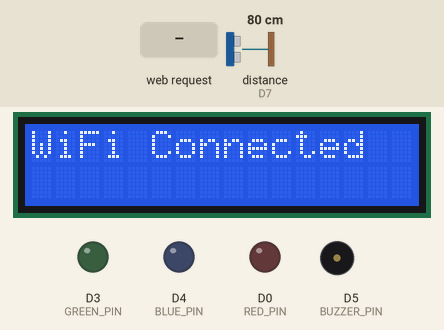
This sketch was run on a simulated ESP8266 (NodeMCU). Parts: 16×2 character LCD, output pins drawn as LEDs (lit = HIGH), buzzer (waves = sounding, pin HIGH). Dashed ring = blinking. Inputs (shaded band) come from the test bench; at power-on: distance to the obstacle (sensor on D7) 80 cm. The echo pulse lasts 58.3 µs per cm; WiFi joins after 1.5 s; servers stay silent unless stated; random numbers use the default seed unless the sketch sets one; pins used as bus, display or sensor lines are not drawn.

Above: at 2.7 s.
2.8 s: HTTP request GET / received
At 2.93 s:
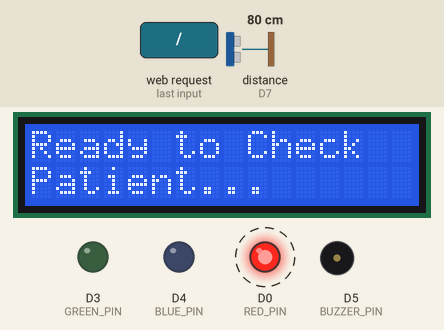
4.9 s: distance to the obstacle (sensor on D7) set to 9 cm
6.4 s: distance to the obstacle (sensor on D7) set to 6 cm
At 10.0 s:
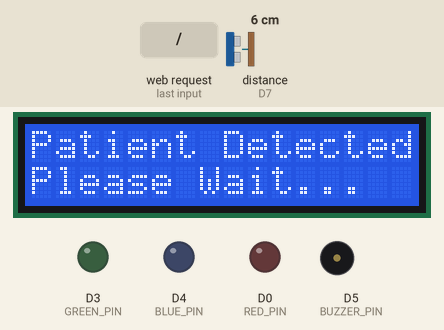
At 12.1 s:
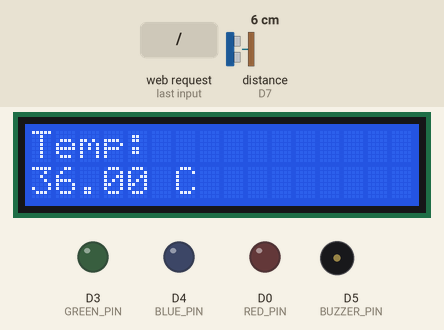
Timing chart, 0 to 21.3 s (numbered marks = the images above; inputs shaded):
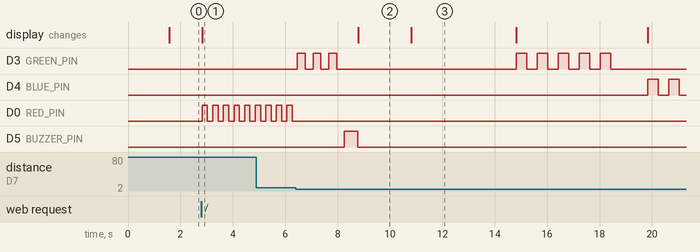

The sketch:

HealthCare_IOT.ino
```cpp
#include <ESP8266WiFi.h>
#include <ESP8266WebServer.h>
#include <Wire.h>
#include <LiquidCrystal_I2C.h>

const char* ssid = "sam";
const char* password = "12345678";

ESP8266WebServer server(80);
LiquidCrystal_I2C lcd(0x27, 16, 2);

#define TRIG_PIN D6
#define ECHO_PIN D7
#define BUZZER_PIN D5
#define RED_PIN D0
#define GREEN_PIN D3
#define BLUE_PIN D4
#define PULSE_VCC_PIN D8

int pulsePin = A0;

bool patientChecked = false;
String patientName = "";

long getDistance() {
  digitalWrite(TRIG_PIN, LOW);
  delayMicroseconds(2);
  digitalWrite(TRIG_PIN, HIGH);
  delayMicroseconds(10);
  digitalWrite(TRIG_PIN, LOW);
  long duration = pulseIn(ECHO_PIN, HIGH);
  return duration * 0.034 / 2;
}

void waitForPatient() {

  if (patientChecked) return;

  lcd.clear();
  lcd.setCursor(0, 0);
  lcd.print("Ready to Check");
  lcd.setCursor(0, 1);
  lcd.print("Patient...");

  while (getDistance() > 6) {
    digitalWrite(RED_PIN, HIGH);
    delay(200);
    digitalWrite(RED_PIN, LOW);
    delay(200);
  }

  for (int i = 0; i < 3; i++) {
    digitalWrite(GREEN_PIN, HIGH);
    delay(300);
    digitalWrite(GREEN_PIN, LOW);
    delay(300);
  }

  digitalWrite(BUZZER_PIN, HIGH);
  delay(500);
  digitalWrite(BUZZER_PIN, LOW);

  lcd.clear();
  lcd.setCursor(0, 0);
  lcd.print("Patient Detected");
  lcd.setCursor(0, 1);
  lcd.print("Please Wait...");
  delay(2000);

  if (patientName != "") {
    lcd.clear();
    lcd.setCursor(0, 0);
    lcd.print("Welcome");
    lcd.setCursor(0, 1);
    lcd.print(patientName.substring(0, 16));
    delay(3000);
  }

  patientChecked = true;
}

float readTemperature() {
  waitForPatient();
  float temp = random(360, 376) / 10.0;

  lcd.clear();
  lcd.setCursor(0, 0);
  lcd.print("Temp:");
  lcd.setCursor(0, 1);
  lcd.print(String(temp) + " C");
  delay(3000);

  return temp;
}

int readPulse() {
  waitForPatient();

  digitalWrite(PULSE_VCC_PIN, HIGH);
  delay(1000);

  int bpm = random(60, 101);

  lcd.clear();
  lcd.setCursor(0, 0);
  lcd.print("Pulse BPM:");
  lcd.setCursor(0, 1);
  lcd.print(String(bpm));

  for (int i = 0; i < 5; i++) {
    digitalWrite(GREEN_PIN, HIGH);
    delay(400);
    digitalWrite(GREEN_PIN, LOW);
    delay(400);
  }

  digitalWrite(PULSE_VCC_PIN, LOW);
  return bpm;
}

int readSpO2() {
  waitForPatient();

  digitalWrite(PULSE_VCC_PIN, HIGH);
  delay(1000);

  int spo2 = random(94, 101);

  lcd.clear();
  lcd.setCursor(0, 0);
  lcd.print("SpO2:");
  lcd.setCursor(0, 1);
  lcd.print(String(spo2) + " %");

  for (int i = 0; i < 5; i++) {
    digitalWrite(BLUE_PIN, HIGH);
    delay(400);
    digitalWrite(BLUE_PIN, LOW);
    delay(400);
  }

  digitalWrite(PULSE_VCC_PIN, LOW);
  return spo2;
}

void handleRoot() {

  String type = "all";

  if (server.hasArg("type"))
    type = server.arg("type");

  if (server.hasArg("name"))
    patientName = server.arg("name");

  String json = "{";

  if (type == "temp") {
    float t = readTemperature();
    json += "\"temperature\":" + String(t);
  }
  else if (type == "pulse") {
    int p = readPulse();
    json += "\"pulse\":" + String(p);
  }
  else if (type == "spo2") {
    int s = readSpO2();
    json += "\"spo2\":" + String(s);
  }
  else {
    float t = readTemperature();
    int p = readPulse();
    int s = readSpO2();
    json += "\"temperature\":" + String(t) + ",";
    json += "\"pulse\":" + String(p) + ",";
    json += "\"spo2\":" + String(s);
  }

  json += "}";

  server.sendHeader("Access-Control-Allow-Origin", "*");
  server.send(200, "application/json", json);

  patientChecked = false;
  patientName = "";
}

void setup() {

  Serial.begin(115200);

  pinMode(TRIG_PIN, OUTPUT);
  pinMode(ECHO_PIN, INPUT);
  pinMode(BUZZER_PIN, OUTPUT);
  pinMode(RED_PIN, OUTPUT);
  pinMode(GREEN_PIN, OUTPUT);
  pinMode(BLUE_PIN, OUTPUT);
  pinMode(PULSE_VCC_PIN, OUTPUT);

  digitalWrite(PULSE_VCC_PIN, LOW);

  Wire.begin(4, 5);
  lcd.init();
  lcd.backlight();

  WiFi.begin(ssid, password);

  while (WiFi.status() != WL_CONNECTED) {
    delay(500);
  }

  lcd.clear();
  lcd.setCursor(0, 0);
  lcd.print("WiFi Connected");

  server.on("/", handleRoot);
  server.begin();

  randomSeed(analogRead(A0));
}

void loop() {
  server.handleClient();
}
```

Measured:
- the behaviour switches between 8 and 7 cm on distance to the obstacle (sensor on D7) (found by bisection; images 1 and 2)
- after the input at 2.8 s, D0 (RED_PIN): alternates HIGH for 0.20 s and LOW for 0.21 s, starting at once; the display: changes at once (image 1)
- after the input at 6.4 s, D3 (GREEN_PIN): LOW → HIGH after 0.06 s, → LOW 0.30 s later, → HIGH 0.30 s later, → LOW 0.30 s later, … (16 changes in this stretch); D4 (BLUE_PIN): alternates HIGH for 0.40 s and LOW for 0.40 s, starting after 13.4 s; D5 (BUZZER_PIN): LOW → HIGH after 1.9 s, → LOW 0.50 s later; the display: changes after 2.4 s (image 2)
- what the display in image 2 shows lasts 2.0 s, from 8.8 s to 10.8 s
